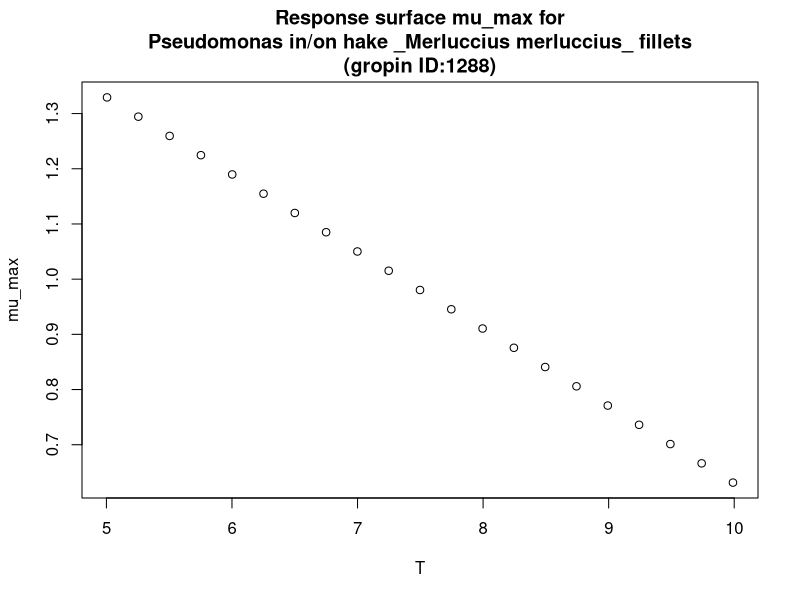

The R script that drew this image:
#############################
# start of Parameter script
#############################
T <- seq(5.005,9.99000999000999,length.out=21)
#############################
# end of Parameter script
#############################
############################# 
# start of Model script Gropin ID 1288 
#############################
 
# constant coefficients for this model
 
variables <- data.frame(T)
argumentsPar <- expand.grid(variables)
 
# heart of the model
response_surface <- function(T) {
   mumax <-(-0.14*T+2.03)

return(mumax=mumax)
} 

# output parameters
mumax <- cbind(argumentsPar,response_surface(argumentsPar['T']))
colnames(mumax) <- c(colnames(argumentsPar),'mumax')
#############################
# End of Model script
#############################
############################# 
# start of Visualisation script Gropin ID 1288 
#############################
plot(T,mumax$mumax,
                          xlab='T',
                          ylab='mu_max',main='Response surface mu_max for
Pseudomonas in/on hake _Merluccius merluccius_ fillets
(gropin ID:1288)')
#############################
# End of Visualisation script
#############################
